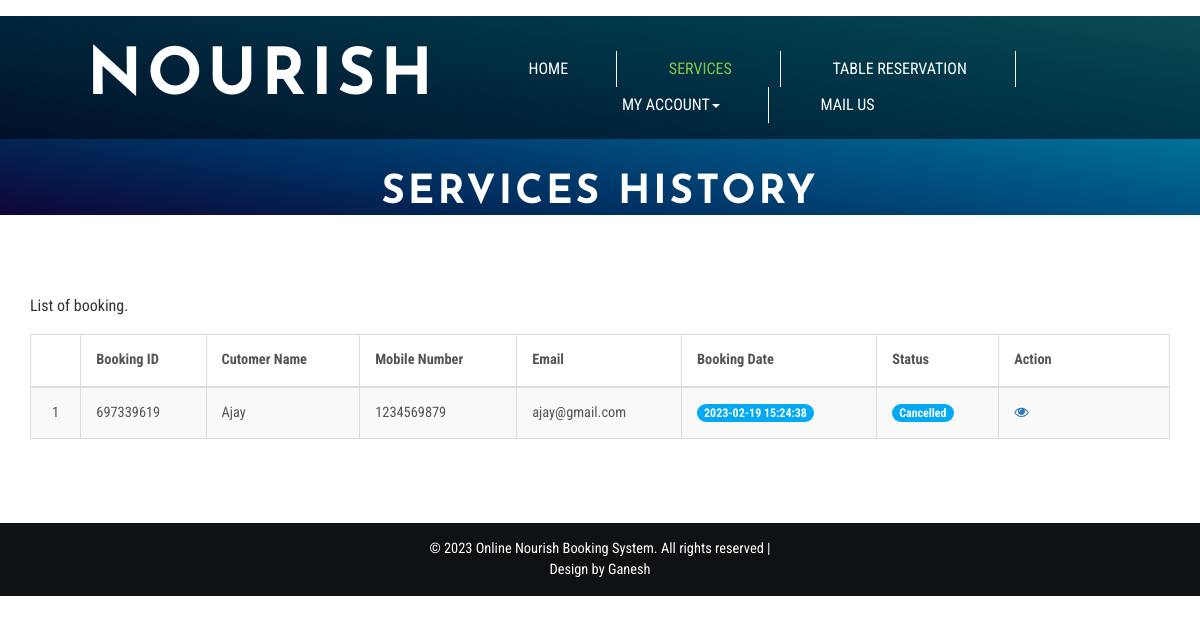
The page /services-history.php (signed in) on the database its author committed.
### tables this page shows
CREATE TABLE `tblbooking` (
  `ID` int(10) NOT NULL,
  `BookingID` int(10) DEFAULT NULL,
  `ServiceID` int(10) DEFAULT NULL,
  `UserID` int(5) DEFAULT NULL,
  `BookingFrom` date DEFAULT NULL,
  `BookingTo` date DEFAULT NULL,
  `EventType` varchar(200) DEFAULT NULL,
  `Numberofguest` int(10) DEFAULT NULL,
  `Message` mediumtext DEFAULT NULL,
  `BookingDate` timestamp NULL DEFAULT current_timestamp(),
  `Remark` varchar(200) DEFAULT NULL,
  `Status` varchar(200) DEFAULT NULL,
  `UpdationDate` timestamp NULL DEFAULT NULL ON UPDATE current_timestamp()
);

CREATE TABLE `tbluser` (
  `ID` int(10) NOT NULL,
  `FullName` varchar(200) DEFAULT NULL,
  `MobileNumber` bigint(10) DEFAULT NULL,
  `Email` varchar(200) DEFAULT NULL,
  `Password` varchar(200) DEFAULT NULL,
  `RegDate` timestamp NULL DEFAULT current_timestamp()
);

### services-history.php (the view, shortened to what this page needs)
<?php
if (strlen($_SESSION['obbsuid']==0)) {
  header('location:logout.php');
  } else{
?>
<!DOCTYPE html>
<html lang="en">
<head>
<link href="css/bootstrap.css" rel="stylesheet" type="text/css" media="all" />
<link rel="stylesheet" href="css/style.css" type="text/css" media="all" />
<link href="css/font-awesome.css" rel="stylesheet">
</head>
<body>
	<div class="banner jarallax">
		<div class="agileinfo-dot">
		<?php include_once('includes/header.php');?>
			<div class="wthree-heading">
				<h2>SERVICES HISTORY</h2>
			</div>
		</div>
	<div class="about-top">
		<div class="container">
			<div class="wthree-services-bottom-grids">
				<p class="wow fadeInUp animated" data-wow-delay=".5s">List of booking.</p>
					<div class="bs-docs-example wow fadeInUp animated" data-wow-delay=".5s">
						<table class="table table-bordered table-striped table-vcenter js-dataTable-full-pagination">
                                <thead>
                                    <tr>
                                        <th class="text-center"></th>
                                        <th>Booking ID</th>
                                        <th class="d-none d-sm-table-cell">Cutomer Name</th>
                                        <th class="d-none d-sm-table-cell">Mobile Number</th>
                                        <th class="d-none d-sm-table-cell">Email</th>
                                        <th class="d-none d-sm-table-cell">Booking Date</th>
                                        <th class="d-none d-sm-table-cell">Status</th>
                                        <th class="d-none d-sm-table-cell" style="width: 15%;">Action</th>
                                       </tr>
                                </thead>
                                <tbody>
<?php
$uid=$_SESSION['obbsuid'];
$sql="SELECT tbluser.FullName,tbluser.MobileNumber,tbluser.Email,tblbooking.BookingID,tblbooking.BookingDate,tblbooking.Status,tblbooking.ID from tblbooking join tbluser on tbluser.ID=tblbooking.UserID where tblbooking.UserID='$uid'";
$query = $dbh -> prepare($sql);
$query->execute();
$results=$query->fetchAll(PDO::FETCH_OBJ);
$cnt=1;
if($query->rowCount() > 0)
{
foreach($results as $row)
{               ?>
                                    <tr>
                                        <td class="text-center"><?php echo htmlentities($cnt);?></td>
                                        <td class="font-w600"><?php  echo htmlentities($row->BookingID);?></td>
                                        <td class="font-w600"><?php  echo htmlentities($row->FullName);?></td>
                                        <td class="font-w600"><?php  echo htmlentities($row->MobileNumber);?></td>
                                        <td class="font-w600"><?php  echo htmlentities($row->Email);?></td>
                                        <td class="font-w600">
                                            <span class="badge badge-primary"><?php  echo htmlentities($row->BookingDate);?></span>
                                        </td>
                                        <?php if($row->Status==""){ ?>
                     <td class="font-w600"><?php echo "Not Updated Yet"; ?></td>
<?php } else { ?>
                                        <td class="d-none d-sm-table-cell">
                                            <span class="badge badge-primary"><?php  echo htmlentities($row->Status);?></span>
                                        </td>
<?php } ?>
                                         <td class="d-none d-sm-table-cell"><a href="view-booking-detail.php?editid=<?php echo htmlentities ($row->ID);?>&&bookingid=<?php echo htmlentities ($row->BookingID);?>"><i class="fa fa-eye" aria-hidden="true"></i></a></td>
                                    </tr>
                                    <?php $cnt=$cnt+1;}} ?>
                                </tbody>
                            </table>
					</div>
			</div>
		</div>
	</div>
	<?php include_once('includes/footer.php');?>
</body>
</html><?php }  ?>

### css/style.css (style rules this page uses)
body a { transition: 0.5s all; -webkit-transition: 0.5s all; -o-transition: 0.5s all; -moz-transition: 0.5s all; -ms-transition: 0.5s all; }
html, body { font-size: 100%; font-family: 'Roboto Condensed', sans-serif; }
body { background:#FFFFFF; }
.banner { background: url(../images/1.jpg) no-repeat 0px 147px; background-size: cover; background-image: linear-gradient(to right top, #0e0537, #002d5f, #005383, #007ba1, #16a4b9); }
.jarallax { position: relative; background-size: cover; background-repeat: no-repeat; background-position: 50% 50%; }
.banner-bottom,.services,.services-bottom,footer,.about-top,.agile-dot,.team,.gallery,.codes,.typography,.contact,.single { padding:4em 0; }
.wthree-heading { margin: 2em 0 1em; }
.wthree-heading h2 { color: #ffffff; font-size: 2.5em; text-align: center; margin: 0; letter-spacing: 3px; font-weight: 800; text-transform: uppercase; font-family: 'Josefin Sans', sans-serif; }
.table > thead > tr > th, .table > tbody > tr > th, .table > tfoot > tr > th, .table > thead > tr > td, .table > tbody > tr > td, .table > tfoot > tr > td { border-top: none !important; }
.badge-primary { background-color: #03a9f4; }
.bs-docs-example { margin: 1em 0; }
.table td, .table>tbody>tr>td, .table>tbody>tr>th, .table>tfoot>tr>td, .table>tfoot>tr>th, .table>thead>tr>td, .table>thead>tr>th { padding: 15px!important; }
.table > thead > tr > th, .table > tbody > tr > th, .table > tfoot > tr > th, .table > thead > tr > td, .table > tbody > tr > td, .table > tfoot > tr > td { font-size: 0.9em; color: #555; border-top: none !important; }

### rows shown on the page
tblbooking: BookingID "697339619", UserID.FullName "Ajay", UserID.MobileNumber "1234569879", UserID.Email "ajay@gmail.com", BookingDate "2023-02-19 15:24:38", Status "Cancelled"
